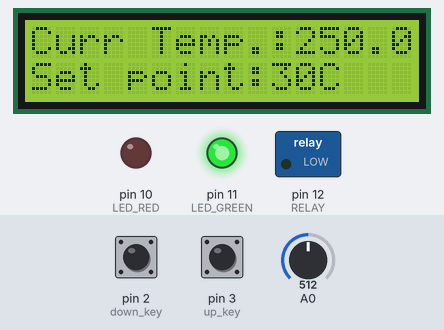
A sketch run on a simulated Arduino Uno, built with avr-gcc and run on an emulated ATmega328P. Shown: 16×2 character LCD, switched loads named in the sketch (green lamp = pin HIGH), output pins drawn as LEDs (lit = HIGH). The inputs (shaded band) are chosen by the test bench; at power-on: A0 = 512, pin 2 (down_key) HIGH, pin 3 (up_key) HIGH.

Above: at 3.2 s.
3.3 s: A0 set to 65
At 4.5 s:
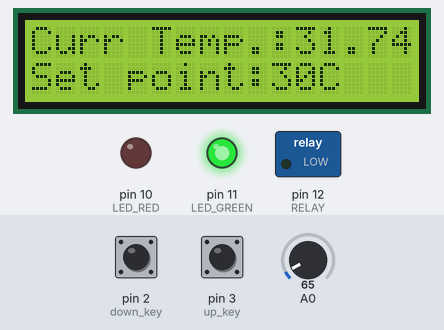
4.8 s: A0 set to 55
At 5.8 s:
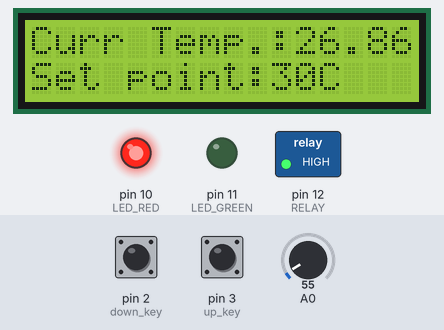
6.3 s: pin 2 (down_key) pulled LOW for 1 s
At 8.3 s:
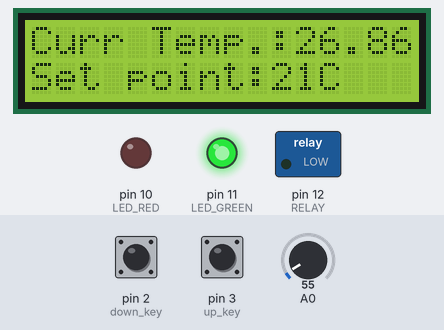
8.8 s: pin 3 (up_key) pulled LOW for 3.2 s
At 12.8 s:
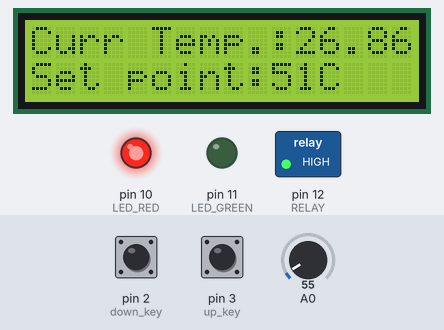
13.5 s: pin 3 (up_key) pulled LOW for 0.15 s
At 14.6 s:
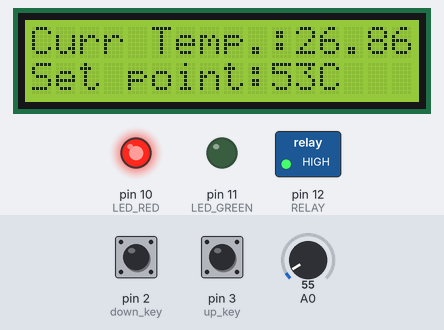
15.1 s: A0 set to 20
At 16.2 s:
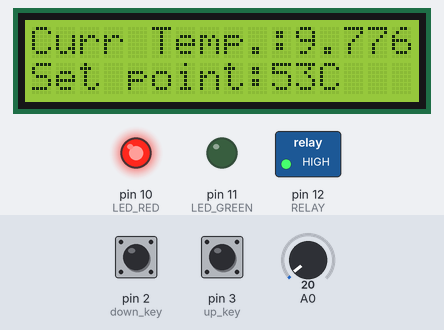
Timing chart, 0 to 17.7 s (numbered marks = the images above; inputs shaded):
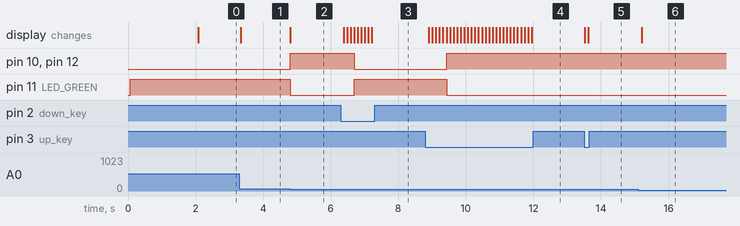

Measured:
- the behaviour switches between 62 and 61 on A0 (found by bisection; images 1 and 2)
- after the input at 3.3 s, the display: changes at once (image 1)
- after the input at 4.8 s, pin 10 (LED_RED), pin 12 (RELAY): LOW → HIGH at once; pin 11 (LED_GREEN): HIGH → LOW at once; the display: changes at once (image 2)
- after the input at 6.3 s, pin 10 (LED_RED), pin 12 (RELAY): HIGH → LOW after 0.40 s; pin 11 (LED_GREEN): LOW → HIGH after 0.40 s; the display: first changes after 0.08 s (image 3 shows a later state)
- after the input at 8.8 s, pin 10 (LED_RED), pin 12 (RELAY): LOW → HIGH after 0.63 s; pin 11 (LED_GREEN): HIGH → LOW after 0.63 s; the display: first changes after 0.10 s (image 4 shows a later state)
- after the input at 13.5 s, the display: first changes at once (image 5 shows a later state)
- after the input at 15.1 s, the display: changes after 0.11 s (image 6)

The sketch:

m2.ino
```cpp
#include <LiquidCrystal.h>

//  interfacing pins
LiquidCrystal lcd(9, 8, 7, 6, 5, 4);

const int LED_RED=10; //Red LED
const int LED_GREEN=11; //Green LED
const int RELAY=12; //Lock Relay

//Key connections with arduino
const int up_key=3;
const int down_key=2;

int SetPoint=30;
void setup(){
  pinMode(LED_RED,OUTPUT);
  pinMode(LED_GREEN,OUTPUT);
  pinMode(RELAY,OUTPUT);
  pinMode(up_key,INPUT);
  pinMode(down_key,INPUT);

  //setpoint keys
  digitalWrite(up_key,HIGH);
  digitalWrite(down_key,HIGH);

  lcd.begin(16, 2);
  // Message on LCD.
  lcd.print("Temperature Controller");
  lcd.setCursor(0,1);
  lcd.print(" Heater Contol");
  digitalWrite(LED_GREEN,HIGH);  //Green LED Off
  digitalWrite(LED_RED,LOW);     //Red LED On
  digitalWrite(RELAY,LOW);       //Turn off Relay
  delay(2000);
}

void loop(){
  double Temperature = ((5.0/1024.0) * analogRead(A0)) * 100;  //10mV per degree 0.01V/C. Scalling

  lcd.setCursor(0,0);
  lcd.print("Curr Temp.:");    //Do not display entered keys
  lcd.print(Temperature);

//Creating Setpoints
  if(digitalRead(down_key)==LOW)
  {
    if(SetPoint>0)
    {
      SetPoint--;
    }
  }
  if(digitalRead(up_key)==LOW)
  {
    if(SetPoint<150)
    {
      SetPoint++;
    }
  }

//Showing setpoint on LCD
  lcd.setCursor(0,1);
  lcd.print("Set point:");
  lcd.print(SetPoint);
  lcd.print("C   ");

//Checking Temperature limit
if(Temperature > SetPoint)
{
   digitalWrite(RELAY,LOW);    //Turn off heater
   digitalWrite(LED_RED,LOW);
   digitalWrite(LED_GREEN,HIGH);  //Turn on Green LED
}
else
{
  digitalWrite(RELAY,HIGH);    //Turn on heater
  digitalWrite(LED_GREEN,LOW);
  digitalWrite(LED_RED,HIGH);  //Turn on RED LED
}

  delay(100); //Update at every 100mSeconds
}
```
